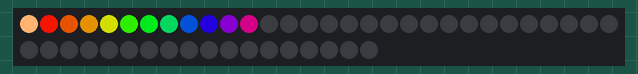
Simulated run of this sketch. Board: Arduino Uno, built with avr-gcc and run on an emulated ATmega328P. Shown: 48 RGB LEDs in strip order, left to right, continuing on the next row. Dim RGB values are drawn brighter than linear.

Above: at 3.18 s.
At 4.7 s:
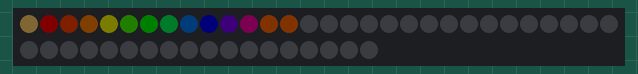
At 14.7 s:
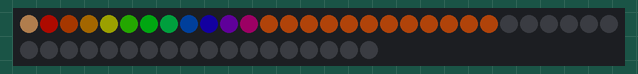
At 33.0 s:
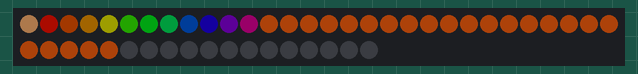
At 39.5 s:
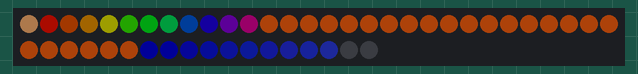

The sketch:

LEDLights.ino
```cpp
#include <FastLED.h>
#define LED_PIN 5
#define NUM_LEDS 48

#define LED_EACH 11 //12 - 1 as it starts with a 0

#define TEMPERATURE_1 Tungsten100W
#define TEMPERATURE_2 OvercastSky

// How many seconds to show each temperature before switching
#define DISPLAYTIME 20
// How many seconds to show black between switches
#define BLACKTIME   3

CRGB leds[NUM_LEDS];

int i = 0;

unsigned long CurrentTime;
unsigned long PreviousTime;
unsigned long Delay = 30000;


void setup() {
  FastLED.addLeds<WS2812, LED_PIN, GRB>(leds, NUM_LEDS);
  FastLED.setMaxPowerInVoltsAndMilliamps(5, 500);
  FastLED.clear();
  FastLED.show();
  //FastLED.setBrightness(0);

}

void loop() {

  if (CurrentTime = PreviousTime + Delay) {

    FastLED.clear();
    LoopLed();

  }
}

void LoopLed() {
  for (i = 0; i < 12; i++) {
    static uint8_t starthue = 0;
    fill_rainbow(leds, 12, --starthue, 20);

    // Choose which 'color temperature' profile to enable.
    uint8_t secs = (millis() / 1000) % (DISPLAYTIME * 2);
    if( secs < DISPLAYTIME) {
      FastLED.setTemperature( TEMPERATURE_1 ); // first temperature
      leds[0] = TEMPERATURE_1; // show indicator pixel
    } else {
      FastLED.setTemperature( TEMPERATURE_2 ); // second temperature
      leds[0] = TEMPERATURE_2; // show indicator pixel
    }

    // Black out the LEDs for a few secnds between color changes
    // to let the eyes and brains adjust
    if( (secs % DISPLAYTIME) < BLACKTIME) {
      memset8( leds, 0, NUM_LEDS * sizeof(CRGB));
    }

    FastLED.show();
    FastLED.delay(300);

}
// colours codes (0-11)
  // cold colours: -- the other way needed
  //brightness code -- the other way needed
  for (i >= 12; i < 24; i++) {

    leds[i] = CRGB (255, 117, 24);
    FastLED.setBrightness(5*(i-12));
    FastLED.show();
    delay(1000);

  }

  //blink code
  for (i >= 24; i < 36; i++) {

      FastLED.setBrightness(50);
      leds[i] = CRGB::Black;
      FastLED.show();
      delay(400);
      leds[i] = CRGB (255, 117, 24);
      FastLED.show();
      delay(400);
      leds[i] = CRGB::Black;
      FastLED.show();
      delay(400);
      leds[i] = CRGB (255, 117, 24);
      FastLED.show();
      delay(400);
    }

  //hue code

  for (i >= 36; i < 48; i++) {

      leds[i] = CRGB(3*(i-36), 5*(i-36), 180 + 3*(i-36));
      FastLED.show();
      delay(500);

  }

  for (i <= 48; i >=36; i--) {
      leds[i] = CRGB(180 + 3*(48-i), 3*(48-i), 5*(48-i));
      FastLED.show();
      delay(400);
  }


  delay(5000);

}

  //FastLED.clear();

  // warm colours:

//reduce brightness
  // for (i = LED_EACH+12; i>= LED_EACH; i--){
  //   leds[i] = CRGB (255, 223, 186);
  //   FastLED.setBrightness(255-20*i);
  //   FastLED.show();
  //   delay(1000);
  // }

  // for (i = LED_EACH; i >= 0; i--){
  //   leds[i] = CRGB(180 + 3*i, 3*i, 5*i);
  //   FastLED.show();
  //   delay(200);
  // }
```
